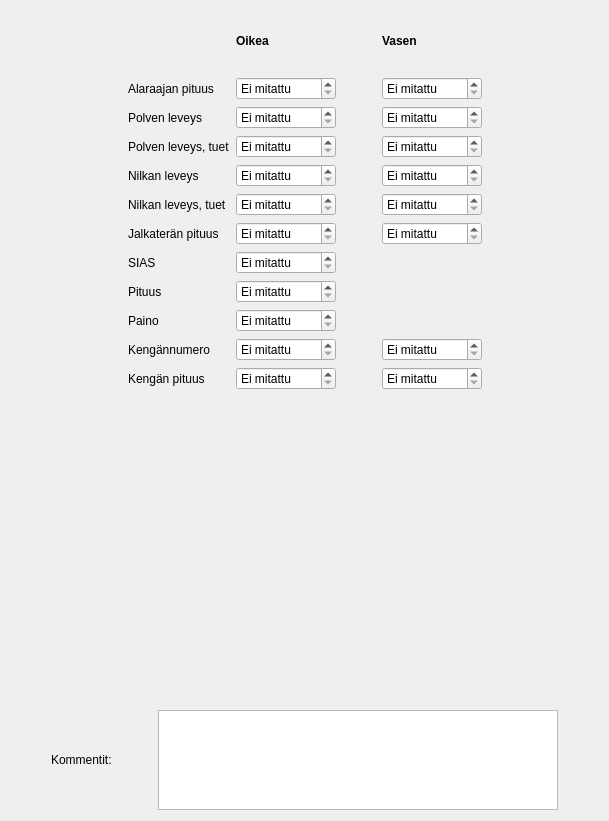
      <widget class="QWidget" name="tabAntrop">
       <attribute name="title">
        <string>Antrop. mitat</string>
       </attribute>
       <layout class="QVBoxLayout" name="verticalLayout_5">
        <item>
         <layout class="QGridLayout" name="gridLayout_15">
          <item row="1" column="4">
           <widget class="QLabel" name="label_263">
            <property name="font">
             <font>
              <weight>75</weight>
              <bold>true</bold>
             </font>
            </property>
            <property name="text">
             <string>Vasen</string>
            </property>
           </widget>
          </item>
          <item row="1" column="2">
           <widget class="QLabel" name="label_266">
            <property name="font">
             <font>
              <weight>75</weight>
              <bold>true</bold>
             </font>
            </property>
            <property name="text">
             <string>Oikea</string>
            </property>
           </widget>
          </item>
          <item row="2" column="0">
           <spacer name="horizontalSpacer_61">
            <property name="orientation">
             <enum>Qt::Horizontal</enum>
            </property>
            <property name="sizeHint" stdset="0">
             <size>
              <width>40</width>
              <height>20</height>
             </size>
            </property>
           </spacer>
          </item>
          <item row="1" column="5">
           <spacer name="horizontalSpacer_62">
            <property name="orientation">
             <enum>Qt::Horizontal</enum>
            </property>
            <property name="sizeHint" stdset="0">
             <size>
              <width>40</width>
              <height>20</height>
             </size>
            </property>
           </spacer>
          </item>
          <item row="12" column="2">
           <widget class="QDoubleSpinBox" name="dataAntropPaino">
            <property name="sizePolicy">
             <sizepolicy hsizetype="Maximum" vsizetype="Fixed">
              <horstretch>0</horstretch>
              <verstretch>0</verstretch>
             </sizepolicy>
            </property>
            <property name="minimumSize">
             <size>
              <width>100</width>
              <height>0</height>
             </size>
            </property>
            <property name="specialValueText">
             <string>Ei mitattu</string>
            </property>
            <property name="suffix">
             <string> kg</string>
            </property>
            <property name="decimals">
             <number>1</number>
            </property>
            <property name="minimum">
             <double>5.000000000000000</double>
            </property>
            <property name="maximum">
             <double>300.000000000000000</double>
            </property>
            <property name="singleStep">
             <double>0.100000000000000</double>
            </property>
            <property name="value">
             <double>5.000000000000000</double>
            </property>
           </widget>
          </item>
          <item row="10" column="2">
           <widget class="QSpinBox" name="dataAntropSIAS">
            <property name="sizePolicy">
             <sizepolicy hsizetype="Maximum" vsizetype="Fixed">
              <horstretch>0</horstretch>
              <verstretch>0</verstretch>
             </sizepolicy>
            </property>
            <property name="minimumSize">
             <size>
              <width>100</width>
              <height>0</height>
             </size>
            </property>
            <property name="specialValueText">
             <string>Ei mitattu</string>
            </property>
            <property name="suffix">
             <string> mm</string>
            </property>
            <property name="minimum">
             <number>50</number>
            </property>
            <property name="maximum">
             <number>500</number>
            </property>
            <property name="value">
             <number>50</number>
            </property>
           </widget>
          </item>
          <item row="3" column="1">
           <widget class="QLabel" name="label_268">
            <property name="text">
             <string>Alaraajan pituus</string>
            </property>
           </widget>
          </item>
          <item row="7" column="2">
           <widget class="QSpinBox" name="dataAntropNilkkaOik">
            <property name="sizePolicy">
             <sizepolicy hsizetype="Maximum" vsizetype="Fixed">
              <horstretch>0</horstretch>
              <verstretch>0</verstretch>
             </sizepolicy>
            </property>
            <property name="minimumSize">
             <size>
              <width>100</width>
              <height>0</height>
             </size>
            </property>
            <property name="specialValueText">
             <string>Ei mitattu</string>
            </property>
            <property name="suffix">
             <string> mm</string>
            </property>
            <property name="minimum">
             <number>10</number>
            </property>
            <property name="maximum">
             <number>300</number>
            </property>
            <property name="value">
             <number>10</number>
            </property>
           </widget>
          </item>
          <item row="12" column="1">
           <widget class="QLabel" name="label_264">
            <property name="text">
             <string>Paino</string>
            </property>
           </widget>
          </item>
          <item row="7" column="4">
           <widget class="QSpinBox" name="dataAntropNilkkaVas">
            <property name="sizePolicy">
             <sizepolicy hsizetype="Maximum" vsizetype="Fixed">
              <horstretch>0</horstretch>
              <verstretch>0</verstretch>
             </sizepolicy>
            </property>
            <property name="minimumSize">
             <size>
              <width>100</width>
              <height>0</height>
             </size>
            </property>
            <property name="specialValueText">
             <string>Ei mitattu</string>
            </property>
            <property name="suffix">
             <string> mm</string>
            </property>
            <property name="minimum">
             <number>10</number>
            </property>
            <property name="maximum">
             <number>300</number>
            </property>
            <property name="value">
             <number>10</number>
            </property>
           </widget>
          </item>
          <item row="9" column="4">
           <widget class="QSpinBox" name="dataAntropJalkateraVas">
            <property name="sizePolicy">
             <sizepolicy hsizetype="Maximum" vsizetype="Fixed">
              <horstretch>0</horstretch>
              <verstretch>0</verstretch>
             </sizepolicy>
            </property>
            <property name="minimumSize">
             <size>
              <width>100</width>
              <height>0</height>
             </size>
            </property>
            <property name="specialValueText">
             <string>Ei mitattu</string>
            </property>
            <property name="suffix">
             <string> mm</string>
            </property>
            <property name="minimum">
             <number>100</number>
            </property>
            <property name="maximum">
             <number>400</number>
            </property>
            <property name="value">
             <number>100</number>
            </property>
           </widget>
          </item>
          <item row="9" column="2">
           <widget class="QSpinBox" name="dataAntropJalkateraOik">
            <property name="sizePolicy">
             <sizepolicy hsizetype="Maximum" vsizetype="Fixed">
              <horstretch>0</horstretch>
              <verstretch>0</verstretch>
             </sizepolicy>
            </property>
            <property name="minimumSize">
             <size>
              <width>100</width>
              <height>0</height>
             </size>
            </property>
            <property name="specialValueText">
             <string>Ei mitattu</string>
            </property>
            <property name="suffix">
             <string> mm</string>
            </property>
            <property name="minimum">
             <number>100</number>
            </property>
            <property name="maximum">
             <number>400</number>
            </property>
            <property name="value">
             <number>100</number>
            </property>
           </widget>
          </item>
          <item row="3" column="2">
           <widget class="QSpinBox" name="dataAntropAlaraajaOik">
            <property name="sizePolicy">
             <sizepolicy hsizetype="Maximum" vsizetype="Fixed">
              <horstretch>0</horstretch>
              <verstretch>0</verstretch>
             </sizepolicy>
            </property>
            <property name="minimumSize">
             <size>
              <width>100</width>
              <height>0</height>
             </size>
            </property>
            <property name="specialValueText">
             <string>Ei mitattu</string>
            </property>
            <property name="suffix">
             <string> mm</string>
            </property>
            <property name="minimum">
             <number>300</number>
            </property>
            <property name="maximum">
             <number>1500</number>
            </property>
            <property name="value">
             <number>300</number>
            </property>
           </widget>
          </item>
          <item row="5" column="1">
           <widget class="QLabel" name="label_267">
            <property name="text">
             <string>Polven leveys</string>
            </property>
           </widget>
          </item>
          <item row="0" column="0">
           <spacer name="verticalSpacer_36">
            <property name="orientation">
             <enum>Qt::Vertical</enum>
            </property>
            <property name="sizeType">
             <enum>QSizePolicy::Fixed</enum>
            </property>
            <property name="sizeHint" stdset="0">
             <size>
              <width>20</width>
              <height>20</height>
             </size>
            </property>
           </spacer>
          </item>
          <item row="14" column="1">
           <widget class="QLabel" name="label_328">
            <property name="text">
             <string>Kengän pituus</string>
            </property>
           </widget>
          </item>
          <item row="11" column="1">
           <widget class="QLabel" name="label_85">
            <property name="text">
             <string>Pituus</string>
            </property>
           </widget>
          </item>
          <item row="13" column="4">
           <widget class="QDoubleSpinBox" name="dataAntropKenganNumeroVas">
            <property name="sizePolicy">
             <sizepolicy hsizetype="Maximum" vsizetype="Fixed">
              <horstretch>0</horstretch>
              <verstretch>0</verstretch>
             </sizepolicy>
            </property>
            <property name="minimumSize">
             <size>
              <width>100</width>
              <height>0</height>
             </size>
            </property>
            <property name="specialValueText">
             <string>Ei mitattu</string>
            </property>
            <property name="suffix">
             <string/>
            </property>
            <property name="decimals">
             <number>1</number>
            </property>
            <property name="minimum">
             <double>10.000000000000000</double>
            </property>
            <property name="maximum">
             <double>50.000000000000000</double>
            </property>
            <property name="singleStep">
             <double>0.500000000000000</double>
            </property>
            <property name="value">
             <double>10.000000000000000</double>
            </property>
           </widget>
          </item>
          <item row="14" column="2">
           <widget class="QSpinBox" name="dataAntropKenganPituusOik">
            <property name="sizePolicy">
             <sizepolicy hsizetype="Maximum" vsizetype="Fixed">
              <horstretch>0</horstretch>
              <verstretch>0</verstretch>
             </sizepolicy>
            </property>
            <property name="minimumSize">
             <size>
              <width>100</width>
              <height>0</height>
             </size>
            </property>
            <property name="specialValueText">
             <string>Ei mitattu</string>
            </property>
            <property name="suffix">
             <string> mm</string>
            </property>
            <property name="minimum">
             <number>100</number>
            </property>
            <property name="maximum">
             <number>400</number>
            </property>
            <property name="value">
             <number>100</number>
            </property>
           </widget>
          </item>
          <item row="5" column="4">
           <widget class="QSpinBox" name="dataAntropPolviVas">
            <property name="sizePolicy">
             <sizepolicy hsizetype="Maximum" vsizetype="Fixed">
              <horstretch>0</horstretch>
              <verstretch>0</verstretch>
             </sizepolicy>
            </property>
            <property name="minimumSize">
             <size>
              <width>100</width>
              <height>0</height>
             </size>
            </property>
            <property name="specialValueText">
             <string>Ei mitattu</string>
            </property>
            <property name="suffix">
             <string> mm</string>
            </property>
            <property name="minimum">
             <number>10</number>
            </property>
            <property name="maximum">
             <number>300</number>
            </property>
            <property name="value">
             <number>10</number>
            </property>
           </widget>
          </item>
          <item row="11" column="2">
           <widget class="QSpinBox" name="dataAntropPituus">
            <property name="sizePolicy">
             <sizepolicy hsizetype="Maximum" vsizetype="Fixed">
              <horstretch>0</horstretch>
              <verstretch>0</verstretch>
             </sizepolicy>
            </property>
            <property name="minimumSize">
             <size>
              <width>100</width>
              <height>0</height>
             </size>
            </property>
            <property name="specialValueText">
             <string>Ei mitattu</string>
            </property>
            <property name="suffix">
             <string> mm</string>
            </property>
            <property name="minimum">
             <number>500</number>
            </property>
            <property name="maximum">
             <number>3000</number>
            </property>
            <property name="value">
             <number>500</number>
            </property>
           </widget>
          </item>
          <item row="5" column="2">
           <widget class="QSpinBox" name="dataAntropPolviOik">
            <property name="sizePolicy">
             <sizepolicy hsizetype="Maximum" vsizetype="Fixed">
              <horstretch>0</horstretch>
              <verstretch>0</verstretch>
             </sizepolicy>
            </property>
            <property name="minimumSize">
             <size>
              <width>100</width>
              <height>0</height>
             </size>
            </property>
            <property name="specialValueText">
             <string>Ei mitattu</string>
            </property>
            <property name="suffix">
             <string> mm</string>
            </property>
            <property name="minimum">
             <number>10</number>
            </property>
            <property name="maximum">
             <number>300</number>
            </property>
            <property name="value">
             <number>10</number>
            </property>
           </widget>
          </item>
          <item row="3" column="4">
           <widget class="QSpinBox" name="dataAntropAlaraajaVas">
            <property name="sizePolicy">
             <sizepolicy hsizetype="Maximum" vsizetype="Fixed">
              <horstretch>0</horstretch>
              <verstretch>0</verstretch>
             </sizepolicy>
            </property>
            <property name="minimumSize">
             <size>
              <width>100</width>
              <height>0</height>
             </size>
            </property>
            <property name="specialValueText">
             <string>Ei mitattu</string>
            </property>
            <property name="suffix">
             <string> mm</string>
            </property>
            <property name="minimum">
             <number>300</number>
            </property>
            <property name="maximum">
             <number>1500</number>
            </property>
            <property name="value">
             <number>300</number>
            </property>
           </widget>
          </item>
          <item row="7" column="1">
           <widget class="QLabel" name="label_262">
            <property name="text">
             <string>Nilkan leveys</string>
            </property>
           </widget>
          </item>
          <item row="13" column="2">
           <widget class="QDoubleSpinBox" name="dataAntropKenganNumeroOik">
            <property name="sizePolicy">
             <sizepolicy hsizetype="Maximum" vsizetype="Fixed">
              <horstretch>0</horstretch>
              <verstretch>0</verstretch>
             </sizepolicy>
            </property>
            <property name="minimumSize">
             <size>
              <width>100</width>
              <height>0</height>
             </size>
            </property>
            <property name="specialValueText">
             <string>Ei mitattu</string>
            </property>
            <property name="suffix">
             <string/>
            </property>
            <property name="decimals">
             <number>1</number>
            </property>
            <property name="minimum">
             <double>10.000000000000000</double>
            </property>
            <property name="maximum">
             <double>50.000000000000000</double>
            </property>
            <property name="singleStep">
             <double>0.500000000000000</double>
            </property>
            <property name="value">
             <double>10.000000000000000</double>
            </property>
           </widget>
          </item>
          <item row="14" column="4">
           <widget class="QSpinBox" name="dataAntropKenganPituusVas">
            <property name="sizePolicy">
             <sizepolicy hsizetype="Maximum" vsizetype="Fixed">
              <horstretch>0</horstretch>
              <verstretch>0</verstretch>
             </sizepolicy>
            </property>
            <property name="minimumSize">
             <size>
              <width>100</width>
              <height>0</height>
             </size>
            </property>
            <property name="specialValueText">
             <string>Ei mitattu</string>
            </property>
            <property name="suffix">
             <string> mm</string>
            </property>
            <property name="minimum">
             <number>100</number>
            </property>
            <property name="maximum">
             <number>400</number>
            </property>
            <property name="value">
             <number>100</number>
            </property>
           </widget>
          </item>
          <item row="9" column="1">
           <widget class="QLabel" name="label_326">
            <property name="text">
             <string>Jalkaterän pituus</string>
            </property>
           </widget>
          </item>
          <item row="3" column="3">
           <spacer name="horizontalSpacer_13">
            <property name="orientation">
             <enum>Qt::Horizontal</enum>
            </property>
            <property name="sizeType">
             <enum>QSizePolicy::Fixed</enum>
            </property>
            <property name="sizeHint" stdset="0">
             <size>
              <width>40</width>
              <height>20</height>
             </size>
            </property>
           </spacer>
          </item>
          <item row="13" column="1">
           <widget class="QLabel" name="label_327">
            <property name="text">
             <string>Kengännumero</string>
            </property>
           </widget>
          </item>
          <item row="10" column="1">
           <widget class="QLabel" name="label_265">
            <property name="text">
             <string>SIAS</string>
            </property>
           </widget>
          </item>
          <item row="6" column="4">
           <widget class="QSpinBox" name="dataAntropPolviTuetVas">
            <property name="sizePolicy">
             <sizepolicy hsizetype="Maximum" vsizetype="Fixed">
              <horstretch>0</horstretch>
              <verstretch>0</verstretch>
             </sizepolicy>
            </property>
            <property name="minimumSize">
             <size>
              <width>100</width>
              <height>0</height>
             </size>
            </property>
            <property name="specialValueText">
             <string>Ei mitattu</string>
            </property>
            <property name="suffix">
             <string> mm</string>
            </property>
            <property name="minimum">
             <number>10</number>
            </property>
            <property name="maximum">
             <number>300</number>
            </property>
            <property name="value">
             <number>10</number>
            </property>
           </widget>
          </item>
          <item row="6" column="2">
           <widget class="QSpinBox" name="dataAntropPolviTuetOik">
            <property name="sizePolicy">
             <sizepolicy hsizetype="Maximum" vsizetype="Fixed">
              <horstretch>0</horstretch>
              <verstretch>0</verstretch>
             </sizepolicy>
            </property>
            <property name="minimumSize">
             <size>
              <width>100</width>
              <height>0</height>
             </size>
            </property>
            <property name="specialValueText">
             <string>Ei mitattu</string>
            </property>
            <property name="suffix">
             <string> mm</string>
            </property>
            <property name="minimum">
             <number>10</number>
            </property>
            <property name="maximum">
             <number>300</number>
            </property>
            <property name="value">
             <number>10</number>
            </property>
           </widget>
          </item>
          <item row="6" column="1">
           <widget class="QLabel" name="label_336">
            <property name="text">
             <string>Polven leveys, tuet</string>
            </property>
           </widget>
          </item>
          <item row="8" column="1">
           <widget class="QLabel" name="label_337">
            <property name="text">
             <string>Nilkan leveys, tuet</string>
            </property>
           </widget>
          </item>
          <item row="8" column="2">
           <widget class="QSpinBox" name="dataAntropNilkkaTuetOik">
            <property name="sizePolicy">
             <sizepolicy hsizetype="Maximum" vsizetype="Fixed">
              <horstretch>0</horstretch>
              <verstretch>0</verstretch>
             </sizepolicy>
            </property>
            <property name="minimumSize">
             <size>
              <width>100</width>
              <height>0</height>
             </size>
            </property>
            <property name="specialValueText">
             <string>Ei mitattu</string>
            </property>
            <property name="suffix">
             <string> mm</string>
            </property>
            <property name="minimum">
             <number>10</number>
            </property>
            <property name="maximum">
             <number>300</number>
            </property>
            <property name="value">
             <number>10</number>
            </property>
           </widget>
          </item>
          <item row="8" column="4">
           <widget class="QSpinBox" name="dataAntropNilkkaTuetVas">
            <property name="sizePolicy">
             <sizepolicy hsizetype="Maximum" vsizetype="Fixed">
              <horstretch>0</horstretch>
              <verstretch>0</verstretch>
             </sizepolicy>
            </property>
            <property name="minimumSize">
             <size>
              <width>100</width>
              <height>0</height>
             </size>
            </property>
            <property name="specialValueText">
             <string>Ei mitattu</string>
            </property>
            <property name="suffix">
             <string> mm</string>
            </property>
            <property name="minimum">
             <number>10</number>
            </property>
            <property name="maximum">
             <number>300</number>
            </property>
            <property name="value">
             <number>10</number>
            </property>
           </widget>
          </item>
         </layout>
        </item>
        <item>
         <spacer name="verticalSpacer_16">
          <property name="orientation">
           <enum>Qt::Vertical</enum>
          </property>
          <property name="sizeHint" stdset="0">
           <size>
            <width>20</width>
            <height>314</height>
           </size>
          </property>
         </spacer>
        </item>
        <item>
         <layout class="QHBoxLayout" name="horizontalLayout_9">
          <item>
           <spacer name="horizontalSpacer_40">
            <property name="orientation">
             <enum>Qt::Horizontal</enum>
            </property>
            <property name="sizeHint" stdset="0">
             <size>
              <width>40</width>
              <height>20</height>
             </size>
            </property>
           </spacer>
          </item>
          <item>
           <widget class="QLabel" name="label_240">
            <property name="text">
             <string>Kommentit:</string>
            </property>
           </widget>
          </item>
          <item>
           <spacer name="horizontalSpacer_41">
            <property name="orientation">
             <enum>Qt::Horizontal</enum>
            </property>
            <property name="sizeHint" stdset="0">
             <size>
              <width>40</width>
              <height>20</height>
             </size>
            </property>
           </spacer>
          </item>
          <item>
           <widget class="QTextEdit" name="datacmtAntrop">
            <property name="sizePolicy">
             <sizepolicy hsizetype="Fixed" vsizetype="Fixed">
              <horstretch>0</horstretch>
              <verstretch>0</verstretch>
             </sizepolicy>
            </property>
            <property name="minimumSize">
             <size>
              <width>400</width>
              <height>100</height>
             </size>
            </property>
            <property name="maximumSize">
             <size>
              <width>400</width>
              <height>100</height>
             </size>
            </property>
           </widget>
          </item>
          <item>
           <spacer name="horizontalSpacer_42">
            <property name="orientation">
             <enum>Qt::Horizontal</enum>
            </property>
            <property name="sizeHint" stdset="0">
             <size>
              <width>40</width>
              <height>20</height>
             </size>
            </property>
           </spacer>
          </item>
         </layout>
        </item>
       </layout>
      </widget>
